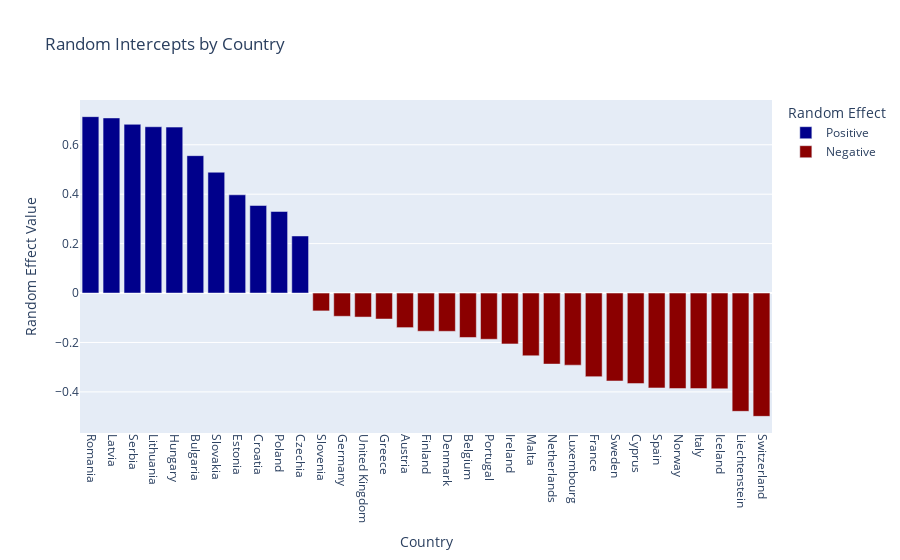

Notebook cell for this chart:
### Markdown cell above
#### **Random Effect PLot**

### Code cell
import plotly.express as px
# Extract random effects (group-specific intercepts)
rand_eff = mix_model.random_effects


# Convert dictionary to DataFrame
rand_eff_df = pd.DataFrame(rand_eff).T   
rand_eff_df = rand_eff_df.reset_index()
rand_eff_df.columns = ["Country", "Random Intercept"]


# Sort by random intercept
rand_eff_sorted = rand_eff_df.sort_values("Random Intercept", ascending=False)
# Add a column for color
rand_eff_sorted["Effect Sign"] = rand_eff_sorted["Random Intercept"].apply(
    lambda x: "Positive" if x >= 0 else "Negative"
)

fig = px.bar(rand_eff_sorted,
             x="Country",
             y="Random Intercept",
             color="Effect Sign",
             color_discrete_map={"Positive": "darkblue", "Negative": "darkred"},
             title="Random Intercepts by Country",
             labels={"Random Intercept": "Random Effect Value", "Country": "Country", 'Effect Sign':'Random Effect'})

fig.update_layout(xaxis_tickangle=90)
fig.show()

### Figure 1 — Plotly figure (JSON) as saved in the notebook; plotly's stock layout.template omitted (floating-point values rounded to 4 significant figures)
{"data": [{"alignmentgroup": "True", "hovertemplate": "Random Effect=Positive<br>Country=%{x}<br>Random Effect Value=%{y}<extra></extra>", "legendgroup": "Positive", "marker": {"color": "darkblue", "pattern": {"shape": ""}}, "name": "Positive", "offsetgroup": "Positive", "orientation": "v", "showlegend": true, "textposition": "auto", "type": "bar", "x": ["Romania", "Latvia", "Serbia", "Lithuania", "Hungary", "Bulgaria", "Slovakia", "Estonia", "Croatia", "Poland", "Czechia"], "xaxis": "x", "y": [0.7138, 0.7085, 0.6827, 0.6729, 0.6714, 0.5558, 0.4889, 0.3975, 0.3543, 0.33, 0.2309], "yaxis": "y"}, {"alignmentgroup": "True", "hovertemplate": "Random Effect=Negative<br>Country=%{x}<br>Random Effect Value=%{y}<extra></extra>", "legendgroup": "Negative", "marker": {"color": "darkred", "pattern": {"shape": ""}}, "name": "Negative", "offsetgroup": "Negative", "orientation": "v", "showlegend": true, "textposition": "auto", "type": "bar", "x": ["Slovenia", "Germany", "United Kingdom", "Greece", "Austria", "Finland", "Denmark", "Belgium", "Portugal", "Ireland", "Malta", "Netherlands", "Luxembourg", "France", "Sweden", "Cyprus", "Spain", "Norway", "Italy", "Iceland", "Liechtenstein", "Switzerland"], "xaxis": "x", "y": [-0.07228, -0.09409, -0.09721, -0.1051, -0.1399, -0.1545, -0.1549, -0.1798, -0.187, -0.2061, -0.2539, -0.2874, -0.2918, -0.3382, -0.3558, -0.3663, -0.384, -0.3862, -0.3867, -0.3877, -0.4787, -0.499], "yaxis": "y"}], "layout": {"barmode": "relative", "legend": {"title": {"text": "Random Effect"}, "tracegroupgap": 0}, "title": {"text": "Random Intercepts by Country"}, "xaxis": {"anchor": "y", "domain": [0, 1], "tickangle": 90, "title": {"text": "Country"}}, "yaxis": {"anchor": "x", "domain": [0, 1], "title": {"text": "Random Effect Value"}}}}
